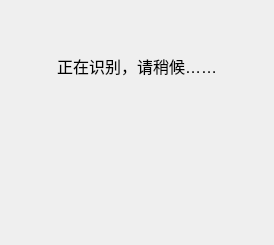
<?xml version="1.0" encoding="UTF-8"?>
<ui version="4.0">
 <class>Form</class>
 <widget class="QWidget" name="Form">
  <property name="geometry">
   <rect>
    <x>0</x>
    <y>0</y>
    <width>274</width>
    <height>245</height>
   </rect>
  </property>
  <property name="windowTitle">
   <string>Form</string>
  </property>
  <property name="windowIcon">
   <iconset resource="ziyuan.qrc">
    <normaloff>:/图标/ooopic_1521110980.ico</normaloff>:/图标/ooopic_1521110980.ico</iconset>
  </property>
  <property name="layoutDirection">
   <enum>Qt::RightToLeft</enum>
  </property>
  <layout class="QVBoxLayout" name="verticalLayout">
   <item>
    <widget class="QLabel" name="label">
     <property name="font">
      <font>
       <pointsize>12</pointsize>
      </font>
     </property>
     <property name="layoutDirection">
      <enum>Qt::LeftToRight</enum>
     </property>
     <property name="text">
      <string>正在识别，请稍候……</string>
     </property>
     <property name="textFormat">
      <enum>Qt::AutoText</enum>
     </property>
     <property name="alignment">
      <set>Qt::AlignCenter</set>
     </property>
    </widget>
   </item>
   <item>
    <widget class="QLabel" name="label_2">
     <property name="text">
      <string/>
     </property>
     <property name="pixmap">
      <pixmap resource="ziyuan.qrc">:/图标/loading1.gif</pixmap>
     </property>
     <property name="alignment">
      <set>Qt::AlignCenter</set>
     </property>
    </widget>
   </item>
  </layout>
 </widget>
 <resources>
  <include location="ziyuan.qrc"/>
 </resources>
 <connections/>
</ui>
